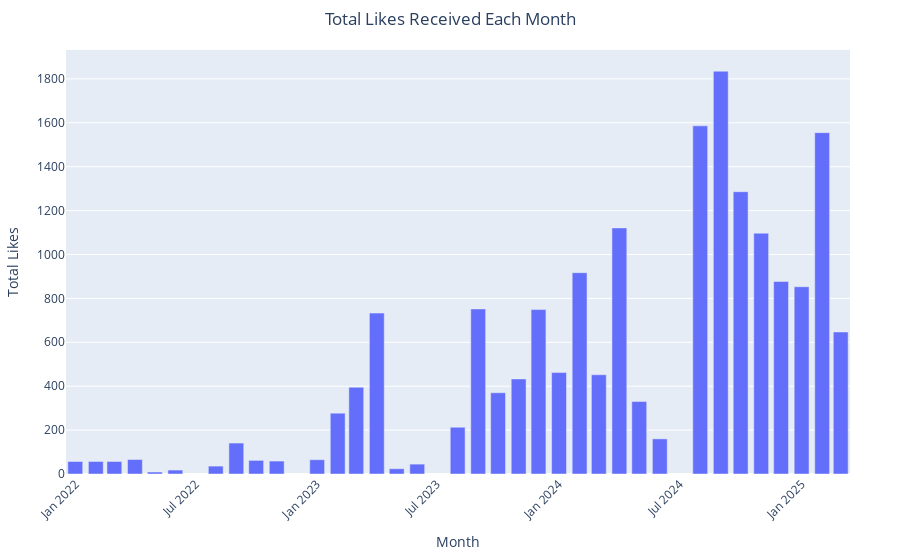

This figure's notebook cell:
### Code cell
import pandas as pd
import plotly.express as px

# Define the dataset file path
file_path = 'Downloads/dataset_instagram-scraper_2025-03-25_16-31-50-146.csv'

# Load the Instagram data into a DataFrame
instagram_data = pd.read_csv(file_path)

# Check for required columns
required_columns = {'likesCount', 'timestamp'}
if required_columns.issubset(instagram_data.columns):
    # Convert 'timestamp' to datetime format
    instagram_data['timestamp'] = pd.to_datetime(instagram_data['timestamp'], errors='coerce').dt.tz_localize(None)

    # Filter for posts made after December 2021
    filtered_data = instagram_data[instagram_data['timestamp'] >= '2021-12-01']

    # Ensure 'likesCount' is numeric
    filtered_data['likesCount'] = pd.to_numeric(filtered_data['likesCount'], errors='coerce')

    # Group by month and sum up the likes
    filtered_data['month'] = filtered_data['timestamp'].dt.to_period('M')  # Extract year-month
    likes_by_month = filtered_data.groupby('month')['likesCount'].sum().reset_index()
    likes_by_month.columns = ['Month', 'Total Likes']

    # Convert 'Month' back to datetime for plotting
    likes_by_month['Month'] = likes_by_month['Month'].dt.to_timestamp()

    # Create a bar chart for total likes
    fig = px.bar(
        likes_by_month,
        x='Month',
        y='Total Likes',
        labels={"Month": "Month", "Total Likes": "Total Likes"},
        title="Total Likes Received Each Month"
    )

    # Customize the layout for better visibility
    fig.update_layout(
        xaxis_title="Month",
        yaxis_title="Total Likes",
        title_x=0.5,  # Center the title
        margin=dict(l=50, r=50, t=50, b=50),  # Add padding
        xaxis=dict(tickangle=-45)  # Rotate x-axis labels for readability
    )

    # Show the plot
    fig.show()
else:
    print("The dataset does not contain the required columns ('likesCount' or 'timestamp'). Please check the column names.")

### Figure 1 — Plotly figure (JSON) as saved in the notebook; plotly's stock layout.template omitted (floating-point values rounded to 4 significant figures)
{"data": [{"alignmentgroup": "True", "hovertemplate": "Month=%{x}<br>Total Likes=%{y}<extra></extra>", "legendgroup": "", "marker": {"color": "#636efa", "pattern": {"shape": ""}}, "name": "", "offsetgroup": "", "orientation": "v", "showlegend": false, "textposition": "auto", "type": "bar", "x": ["2022-01-01T00:00:00", "2022-02-01T00:00:00", "2022-03-01T00:00:00", "2022-04-01T00:00:00", "2022-05-01T00:00:00", "2022-06-01T00:00:00", "2022-08-01T00:00:00", "2022-09-01T00:00:00", "2022-10-01T00:00:00", "2022-11-01T00:00:00", "2023-01-01T00:00:00", "2023-02-01T00:00:00", "2023-03-01T00:00:00", "2023-04-01T00:00:00", "2023-05-01T00:00:00", "2023-06-01T00:00:00", "2023-08-01T00:00:00", "2023-09-01T00:00:00", "2023-10-01T00:00:00", "2023-11-01T00:00:00", "2023-12-01T00:00:00", "2024-01-01T00:00:00", "2024-02-01T00:00:00", "2024-03-01T00:00:00", "2024-04-01T00:00:00", "2024-05-01T00:00:00", "2024-06-01T00:00:00", "2024-08-01T00:00:00", "2024-09-01T00:00:00", "2024-10-01T00:00:00", "2024-11-01T00:00:00", "2024-12-01T00:00:00", "2025-01-01T00:00:00", "2025-02-01T00:00:00", "2025-03-01T00:00:00"], "xaxis": "x", "y": [57, 57, 57, 66, 9, 18, 36, 141, 62, 59, 65, 277, 395, 733, 24, 45, 213, 752, 370, 433, 749, 462, 917, 452, 1121, 330, 160, 1586, 1835, 1286, 1097, 877, 853, 1555, 647], "yaxis": "y"}], "layout": {"autosize": true, "barmode": "relative", "legend": {"tracegroupgap": 0}, "margin": {"b": 50, "l": 50, "r": 50, "t": 50}, "title": {"text": "Total Likes Received Each Month", "x": 0.5}, "xaxis": {"anchor": "y", "autorange": true, "domain": [0, 1], "range": ["2021-12-18", "2025-03-15"], "tickangle": -45, "title": {"text": "Month"}, "type": "date"}, "yaxis": {"anchor": "x", "autorange": true, "domain": [0, 1], "range": [0, 1932.0], "title": {"text": "Total Likes"}, "type": "linear"}}}
